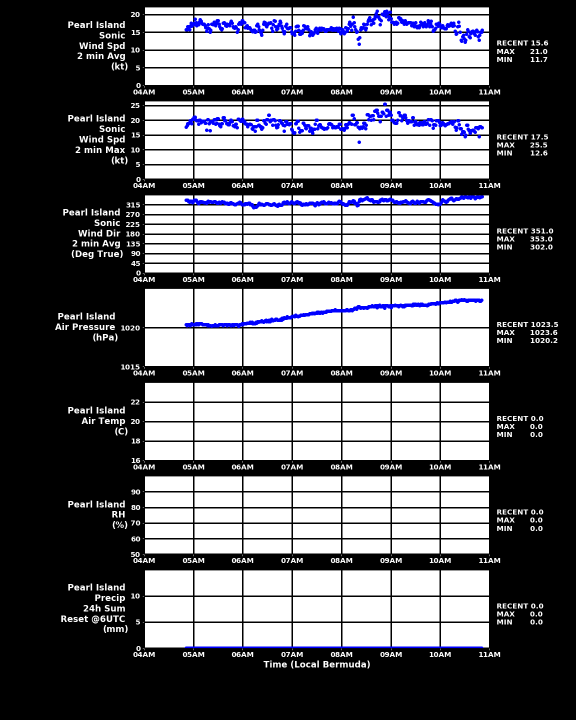
#> input picture optical_character_recognition_testing/GRAPH_Pearl Island_2020-04-29-1051-L.png, 1152 x 1440 px (shown at 1/2 size)
$ python cropping_pil2.py
#> lines starting #> are read from the running program, lines starting #| are printed output that depends on the picture
# Importing Image class from PIL module
from PIL import Image

# Opens a image in RGB mode
im = Image.open(r"GRAPH_Pearl Island_2020-04-29-1051-L.png")
#> im is the input picture: PIL image 1152x1440 RGBA; mean R, G, B, A 105.4, 105.4, 109.8, 255

# Setting the points for cropped image
left = 980
top = 430
right =1140
bottom = 540

# Cropped image of above dimension
# (It will not change orginal image)
im1 = im.crop((left, top, right, bottom))
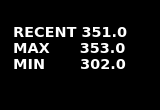
#> im1: PIL image 160x110 RGBA; mean R, G, B, A 18.5, 18.5, 18.5, 255

# Shows the image in image viewer
im1.show()
